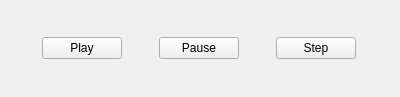
<?xml version="1.0" encoding="UTF-8"?>
<ui version="4.0">
 <class>PlaybackControl</class>
 <widget class="QWidget" name="PlaybackControl">
  <property name="geometry">
   <rect>
    <x>0</x>
    <y>0</y>
    <width>400</width>
    <height>97</height>
   </rect>
  </property>
  <property name="windowTitle">
   <string>Form</string>
  </property>
  <layout class="QHBoxLayout" name="horizontalLayout">
   <item>
    <widget class="QPushButton" name="btn_play">
     <property name="sizePolicy">
      <sizepolicy hsizetype="Fixed" vsizetype="Fixed">
       <horstretch>0</horstretch>
       <verstretch>0</verstretch>
      </sizepolicy>
     </property>
     <property name="text">
      <string>Play</string>
     </property>
    </widget>
   </item>
   <item>
    <widget class="QPushButton" name="btn_pause">
     <property name="sizePolicy">
      <sizepolicy hsizetype="Fixed" vsizetype="Fixed">
       <horstretch>0</horstretch>
       <verstretch>0</verstretch>
      </sizepolicy>
     </property>
     <property name="text">
      <string>Pause</string>
     </property>
    </widget>
   </item>
   <item>
    <widget class="QPushButton" name="btn_step">
     <property name="sizePolicy">
      <sizepolicy hsizetype="Fixed" vsizetype="Fixed">
       <horstretch>0</horstretch>
       <verstretch>0</verstretch>
      </sizepolicy>
     </property>
     <property name="text">
      <string>Step</string>
     </property>
    </widget>
   </item>
  </layout>
 </widget>
 <resources/>
 <connections/>
</ui>
